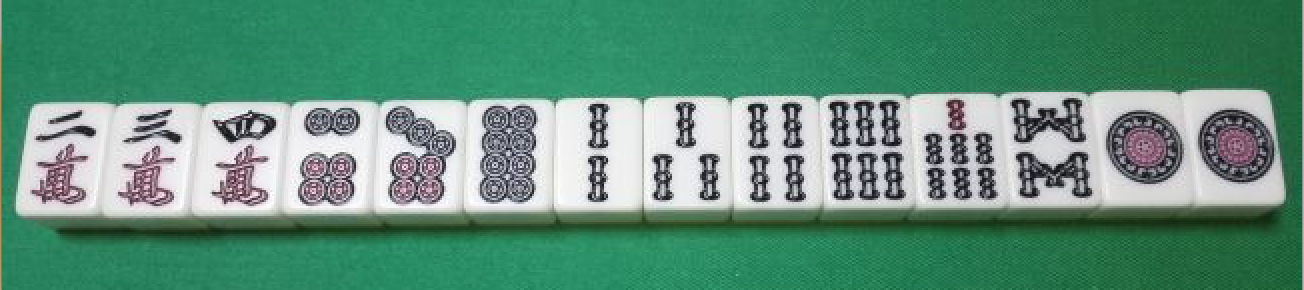
#> input picture agari2.png, 1304 x 290 px, found by its file name
$ python test.py
#> lines starting #> are read from the running program, lines starting #| are printed output that depends on the picture; after the words box and inside, x2 and y2 are one past the last pixel; in counts of white or black regions, pixels touching at a corner belong together
#!/usr/bin/env python3
# -*- coding: utf-8 -*-
"""
Created on Wed Dec 19 11:34:59 2018

@author: mac
"""
import cv2
import matplotlib
import numpy as np
import matplotlib.pyplot as plt


def binary_threshold(img):
    under_thresh = 20
    upper_thresh = 160
    maxValue = 255
    th, drop_back = cv2.threshold(img, under_thresh, maxValue, cv2.THRESH_BINARY)
    th, clarify_born = cv2.threshold(img, upper_thresh, maxValue, cv2.THRESH_BINARY_INV)
    merged = np.minimum(drop_back, clarify_born)

    return merged

# 元画像
img = cv2.imread('/Users/mac/Desktop/sample/agari2.png')
#> img is the input picture: shape (290, 1304, 3); mean B, G, R 122, 144, 94.3
gray_img = cv2.cvtColor(img, cv2.COLOR_BGR2GRAY)
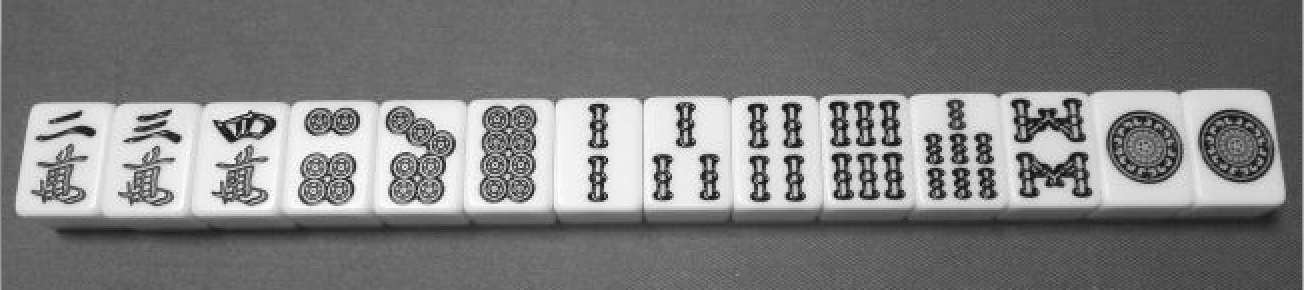
#> gray_img: shape (290, 1304); min 7, max 255, mean 126.7


binary_img = binary_threshold(gray_img)
#> in binary_threshold, `th, drop_back = cv2.threshold(img, under_thresh, maxValue, cv2.THRESH_..`:
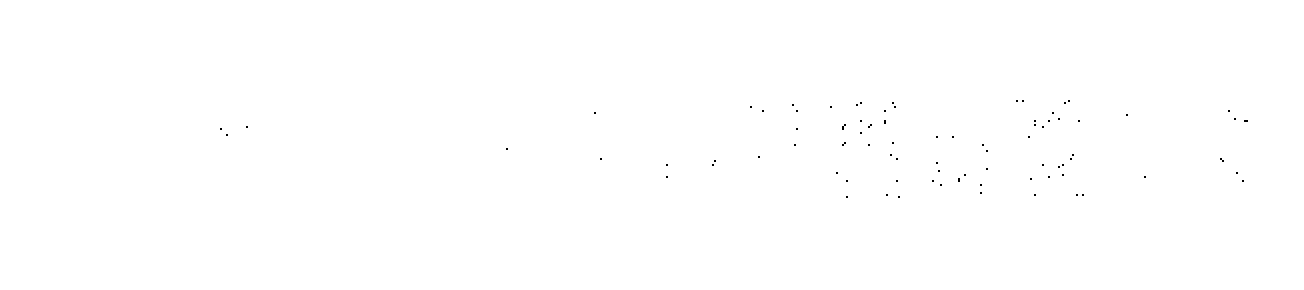
#> drop_back: shape (290, 1304); 99.9% white; black in thin lines or dots, all inside (x1, y1, x2, y2) = (220, 100, 1248, 198)
#> in binary_threshold, `th, drop_back = cv2.threshold(img, under_thresh, maxValue, cv2.THRESH_..`: th = 20
#> in binary_threshold, `th, clarify_born = cv2.threshold(img, upper_thresh, maxValue, cv2.THRE..`:
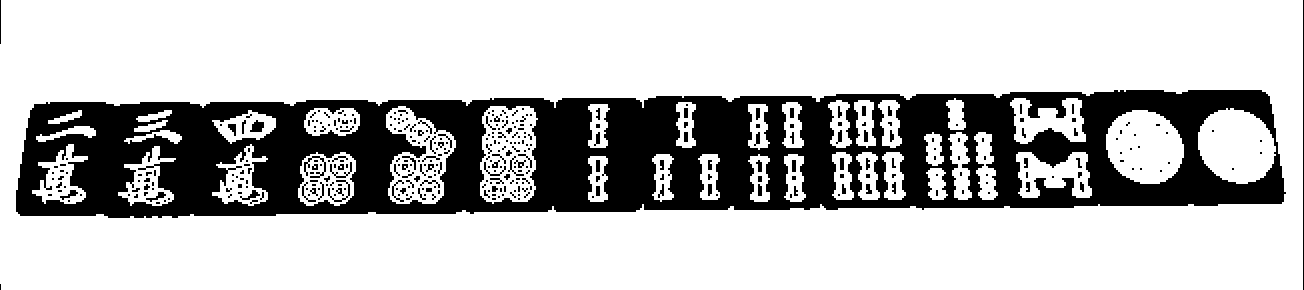
#> clarify_born: shape (290, 1304); 73.7% white; 370 black regions (265 under 20 px), largest, box (x1, y1, x2, y2) and area: (16, 90, 1286, 218) 93352, (1303, 0, 1304, 290) 290, (304, 156, 326, 178) 140
#> in binary_threshold, `th, clarify_born = cv2.threshold(img, upper_thresh, maxValue, cv2.THRE..`: th = 160
#> in binary_threshold, `merged = np.minimum(drop_back, clarify_born)`:
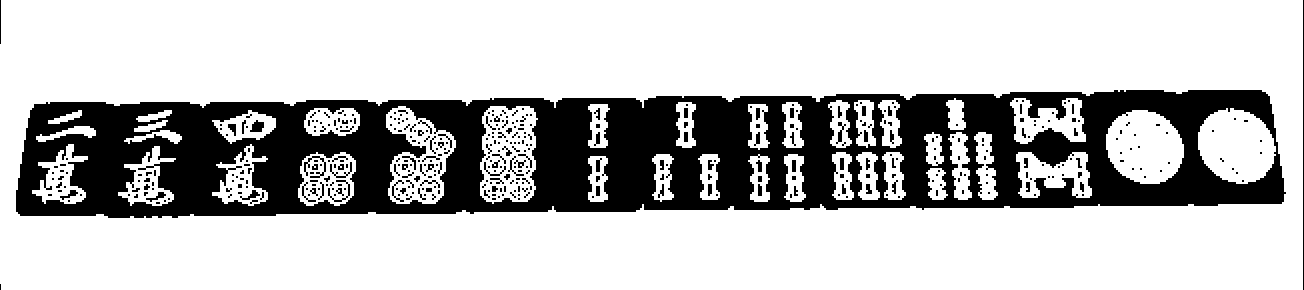
#> merged: shape (290, 1304); 73.6% white; 427 black regions (322 under 20 px), largest, box (x1, y1, x2, y2) and area: (16, 90, 1286, 218) 93416, (1303, 0, 1304, 290) 290, (304, 156, 326, 178) 140
plt.imshow(binary_img)
